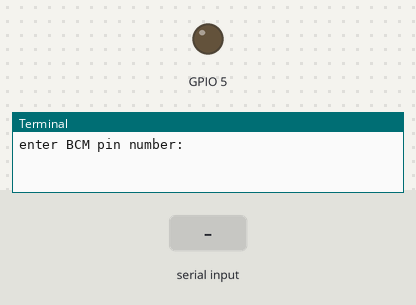
Simulated run of this program. Board: Raspberry Pi (BCM pin numbers). Parts: output pins drawn as LEDs (lit = HIGH), the last lines printed to the terminal. The inputs (shaded band) are chosen by the test bench.

Above: at 1.2 s.
1.3 s: "5" typed at the terminal, then Enter
2.8 s: "90" typed at the terminal, then Enter
At 3.3 s:
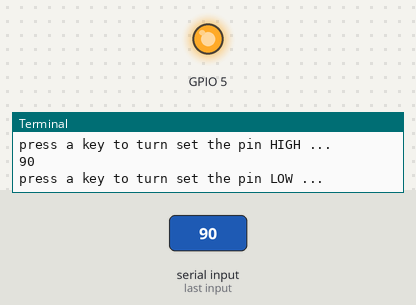
4.3 s: "200" typed at the terminal, then Enter
At 5.6 s:
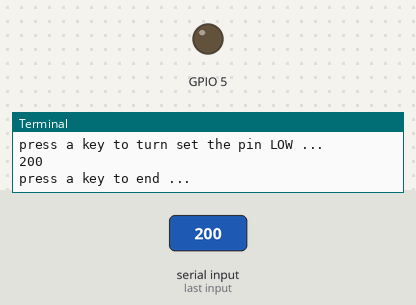
Timing chart, 0 to 7.3 s (numbered marks = the images above; inputs shaded):
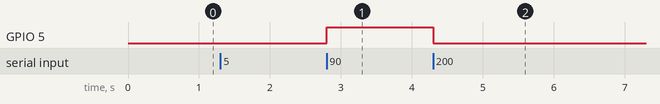

Measured:
- after the input at 2.8 s, GPIO 5: LOW → HIGH at once
- after the input at 4.3 s, GPIO 5: HIGH → LOW at once

The program:

led_test.py
```python
#!/usr/bin/env python3

import RPi.GPIO as GPIO
import time


pin = int(input("enter BCM pin number: "))

GPIO.setmode(GPIO.BCM)
GPIO.setwarnings(False)
GPIO.setup(pin,GPIO.OUT)

input("press a key to turn set the pin HIGH ...")
GPIO.output(pin, GPIO.HIGH)

input("press a key to turn set the pin LOW ...")
GPIO.output(pin, GPIO.LOW)

input("press a key to end ...")

GPIO.cleanup()
```
